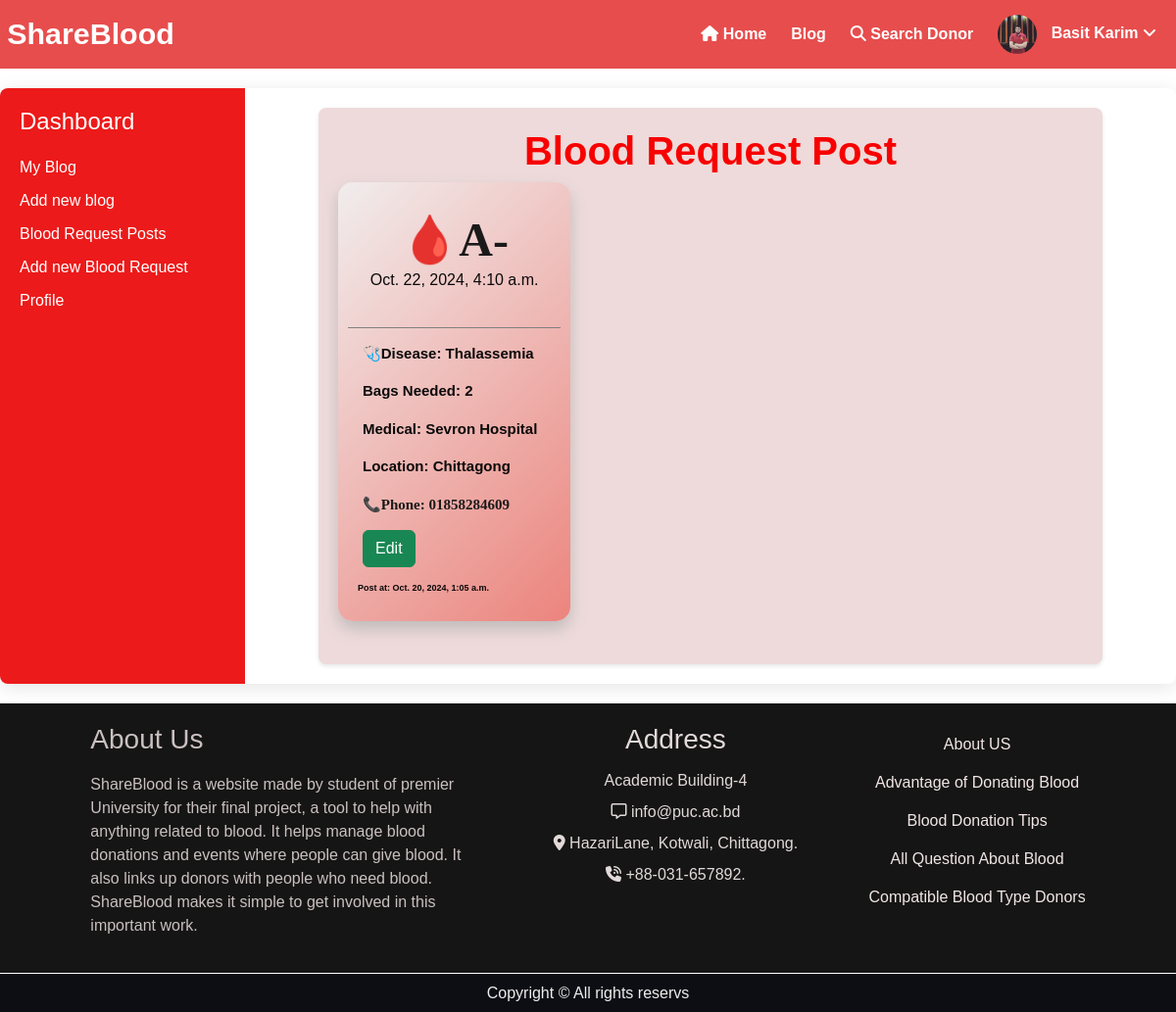
Page /dashbloodReq (signed in) on the committed database.
### bloodology/models.py (models this page shows, shortened)
class UserProfile(models.Model):
        user = models.OneToOneField(User, on_delete=models.CASCADE)
        name = models.CharField(max_length=150)
        blood_group = models.CharField(max_length=5)
        phone_number = models.CharField(max_length=15)
        address = models.CharField(max_length=250)
        profile_img = models.ImageField(upload_to='Images')
        otp = models.CharField(max_length=6, blank=True, null=True)  # Store OTP
        otp_expiration = models.DateTimeField(blank=True, null=True)  # Expiration time for OTP

class BloodRequestPost(models.Model):
        BLOOD_GROUP_CHOICES = [
                ('A+', 'A+'),
                ('A-', 'A-'),
                ('B+', 'B+'),
                ('B-', 'B-'),
                ('O+', 'O+'),
                ('O-', 'O-'),
                ('AB+', 'AB+'),
                ('AB-', 'AB-'),
        ]
        user_profile = models.ForeignKey(UserProfile, on_delete=models.CASCADE)
        blood_group = models.CharField(max_length=10, choices=BLOOD_GROUP_CHOICES)
        date_time = models.DateTimeField()
        Disease_name = models.CharField(max_length=100)
        No_of_bag = models.IntegerField()
        medical_name = models.CharField( max_length=150)
        location = models.CharField(max_length=255)
        phone_number = models.CharField(max_length=15)
        created_at = models.DateTimeField(auto_now_add=True)

### bloodology/views.py (the view)
# urls.py: path('dashbloodReq', views.dash_blood_requests, name='dashbloodReq'),
@login_required
def dash_blood_requests(request):
    requests = BloodRequestPost.objects.filter(user_profile=request.user.userprofile).order_by('-created_at')
    return render(request, 'bloodology/dashBloodRequest.html', {'requests': requests})

### bloodology/templates/bloodology/dashBloodRequest.html (shortened to what this page needs)
{% extends 'bloodology/base.html' %}
{% load static %}
{% block content %}
<body>
    <div class="dashboard">
        <div class="sidebar">
            <h2>Dashboard</h2>
            <nav>
                <ul>
                    <li><a href="{% url 'dashboard' %}">My Blog</a></li>
                    <li><a href="{% url 'blogapostform' %}">Add new blog</a></li>
                    <li><a href="{% url 'dashbloodReq' %}">Blood Request Posts</a></li>
                    <li><a href="{% url 'addRequest' %}">Add new Blood Request</a></li>
                    <li><a href="{% url 'profile' %}">Profile</a></li>
                </ul>
            </nav>
        </div>
        <div class="blogcontainer col-sm-10">
            <h1>Blood Request Post</h1>
            <div class="row">
                {% for post in requests %}
                <div class="post-page col-lg-4 col-md-6 col-sm-8 col-10 mb-4 d-flex justify-content-center">
                    <div class="blood-request-card-alt_p">
                        <div class="card-header_p">
                            <h2 class="blood-group">{{ post.blood_group }}</h2>
                            <p class="date-time">{{ post.date_time }}</p>
                        </div>
                        <div class="card-body_p">
                            <p class="disease-name">Disease: {{ post.Disease_name }}</p>
                            <p class="number-of-bags">Bags Needed: {{ post.No_of_bag }}</p>
                            <p class="location">Medical: {{ post.medical_name }}</p>
                            <p class="location">Location: {{ post.location }}</p>
                            <p class="phone-number">Phone: {{ post.phone_number }}</p>
                        </div>
                        <a href="{% url 'updateaddRequest' post.id %}" class="edit-btn">
                            <button type="submit" class='btn btn-success'>Edit</button>
                        </a>
                        <div class="post-user-info">
                            <p class="create_at">Post at: {{ post.created_at }}</p>
                        </div>
                    </div>
                </div>
                {% empty %}
                <p>There are no blood request posts available.</p>
                {% endfor %}
            </div>
        </div>
    </div>
</body>
{% endblock content %}

### bloodology/templates/bloodology/base.html (shortened to what this page needs)
<!DOCTYPE html>
{% load static %}
<html lang="en">
<head>
    <link rel="stylesheet" href="{% static 'bloodology/css/style.css' %}">
    <link rel="stylesheet" href="{% static 'bloodology/css/bootstrap.css' %}">
</head>
<body>
    <div class="navigation">
        <div class="nav-left">
            <div class="nav-logo">
                <a href="{% url 'home' %}">ShareBlood</a>
            </div>
        </div>
        <div class="nav-right" id="nav-right">
            <a href="{% url 'home' %}"><i class="fa-solid fa-house"></i> Home</a>
            <a href="{% url 'blogapost' %}">Blog</a>
            <a href="{% url 'All_Donors' %}"><i class="fa-solid fa-search"></i> Search Donor</a>
            {% if request.user.is_authenticated %}
            <div class="user-dropdown">
                <a href="#" class="user-profile" onclick="toggleDropdown(event)">
                    {% if request.user.userprofile %}
                    <img src="{{ request.user.userprofile.profile_img.url }}" alt="Profile Image" class="dprofile-img">
                    {{ request.user.userprofile.name }} <i class='fas fa-angle-down'></i>
                    {% else %}
                    <img src="{% static 'bloodology/image/image.png' %}" alt="Admin" class="dprofile-img">
                    Admin Profile <i class='fas fa-angle-down'></i>
                    {% endif %}
                </a>
            </div>
            {% else %}
            <a href="{% url 'signUp' %}"><i class="fa-solid fa-user-plus"></i> SignUp</a>
            <a href="{% url 'login' %}"><i class="fas fa-sign-in"></i> Login</a>
            {% endif %}
        </div>
    </div>
    {% block content %}
    {% endblock content %}
    <div class="footer">
        <div class="footer-2">
            <div >
                <div class="about">
                    <h3>About Us</h3>
                    <p>ShareBlood is a website made by student of premier University for their final project, a tool to help with anything related to blood. It helps manage blood donations and events where people can give blood. It also links up donors with people who need blood. ShareBlood makes it simple to get involved in this important work.</p>
                </div>
            </div>
            <div class="address">
                <h3>Address</h3>
                <p>Academic Building-4</p>
                <p><i class="fa-regular fa-message"></i> info@puc.ac.bd</p>
                <p><i class="fa-solid fa-location-dot"></i> HazariLane, Kotwali, Chittagong.</p>
                <p><i class="fa-solid fa-phone-volume"></i> +88-031-657892.</p>
            </div>
            <div class="msg">
                <div class="advantage">
                    <h4><a href="{% url 'About' %}">About US</a></h4>
                    <h4><a href="{% url 'advantage' %}">Advantage of Donating Blood</a></h4>
                    <h4><a href="{% url 'Blood_Donation_Tips' %}">Blood Donation Tips</a></h4>
                    <h4><a href="{% url 'AboutBdonation' %}">All Question About Blood</a></h4>
                    <h4><a href="{% url 'Compatible' %}">Compatible Blood Type Donors</a></h4>
                </div>
            </div>
        </div>
        <div class="copyright">
            Copyright © All rights reservs
        </div>
    </div>
</body>
</html>

### static/bloodology/css/style.css (style rules this page uses)
* { margin: 0; border: border-box; font-family: sans-serif; }
.navigation { height: 70px; background-color: rgb(231, 77, 77); display: flex; justify-content: space-between; align-items: center; padding: 0 20px; position: relative; }
.nav-left, .nav-right { display: flex; align-items: center; }
.nav-logo { height: 65px; width: 120px; margin-right: 20px; display: flex; align-items: center; justify-content: center; padding-left: 10px; }
.nav-logo a { font-size: 1.9rem; font-weight: 50px; color: white; }
.navigation a { text-decoration: none; color: rgb(255, 255, 255); font-weight: 550; margin-left: 15px; }
.nav-right a { margin-left: 25px; }
.dprofile-img { width: 40px; height: 40px; border-radius: 50%; object-fit: cover; margin-right: 10px; vertical-align: middle; }
.user-dropdown { position: relative; }
.nav-right { display: flex; }
.post-page { display: flex; justify-content: center; margin-bottom: 15px; }
.blood-request-card-alt_p { width: 100%; max-width: 400px; border-radius: 15px; overflow: hidden; background: linear-gradient(135deg, #f1eded, #ec847d); color: #0a0909; box-shadow: 0 8px 15px rgba(180, 179, 179, 0.788); padding: 10px; }
.card-header_p { margin: auto; padding: 20px; text-align: center; border-bottom: 1px solid gray; }
.card-header_p h2 { font-size: 3rem; font-weight: bold; margin: 0; }
.card-body_p { padding-left: 0; text-align: left; font-weight: bold; line-height: 1.5; font-size: 15px; margin: 15px; }
.disease-name, .location, .phone-number, .number-of-bags { font-weight: bold; }
.phone-number::before { content: '📞'; }
.disease-name::before { content: '🩺'; }
.blood-group::before { content: '🩸'; }
.post-user-info { display: flex; align-items: center; }
.create_at { font-size: xx-small; font-weight: bold; text-align: left; margin-left: 10px; margin-top: 15px; }
@media (min-width: 992px) { .post-page { flex: 0 0 32%; } }
.blood-group, .phone-number, .addresses { font-size: 1em; color: #1b1a1a; font-family: 'Times New Roman', Times, serif; margin-top: 8px; margin-bottom: 15px; font-weight: bold; }
.advantage h4 a { text-decoration: none; color: rgb(241, 230, 230); line-height: 25px; font-size: medium; }
.about { width: 400px; }
.footer-2 { padding: 20px; display: flex; justify-content: space-evenly; align-items: flex-start; flex-wrap: wrap; background-color: rgb(22, 21, 21); color: rgb(202, 192, 192); }
.footer-2 h3 { padding-bottom: 10px; }
.address { text-align: center; line-height: 15px; color: rgb(226, 217, 217); }
.advantage { display: flex; flex-direction: column; align-items: center; }
.advantage h4 { margin: 5px 0; }
.copyright { display: flex; align-items: center; justify-content: center; border-top: 1px solid white; background-color: rgb(13, 13, 20); height: 40px; color: rgb(238, 238, 238); }
.blogcontainer { max-width: 800px; margin: 20px auto; padding: 20px; background-color: #eedada; border-radius: 8px; box-shadow: 0 2px 4px rgba(0, 0, 0, 0.1); }
.blogcontainer h1 { text-align: center; color: #f80000; font-weight: bold; }
.dashboard { display: flex; max-width: 1200px; margin: 20px auto; background: #fff; border-radius: 8px; box-shadow: 0 4px 20px rgba(0, 0, 0, 0.1); }
.sidebar { background-color: #ec1a1a; color: white; padding: 20px; width: 250px; border-top-left-radius: 8px; border-bottom-left-radius: 8px; }
.sidebar h2 { font-size: 1.5rem; margin-bottom: 20px; }
.sidebar nav ul { list-style: none; padding: 0; }
.sidebar nav ul li { margin: 10px 0; }
.sidebar nav ul li a { color: white; text-decoration: none; font-weight: 500; }
.blogcontainer { flex-grow: 1; padding: 20px; }
.btn { margin-right: 10px; }

### bloodology/templates/bloodology/dashBloodRequest.html (style rules this page uses)
.btn { margin-left:15px; }

### rows in the picture
BloodRequestPost: blood_group "A-", date_time "Oct. 22, 2024, 4:10 a.m.", Disease_name "Thalassemia", No_of_bag "2", medical_name "Sevron Hospital", location "Chittagong", phone_number "01858284609", created_at "Oct. 20, 2024, 1:05 a.m."

### other values in the picture
{{ request.user.userprofile.name }} "Basit Karim"
